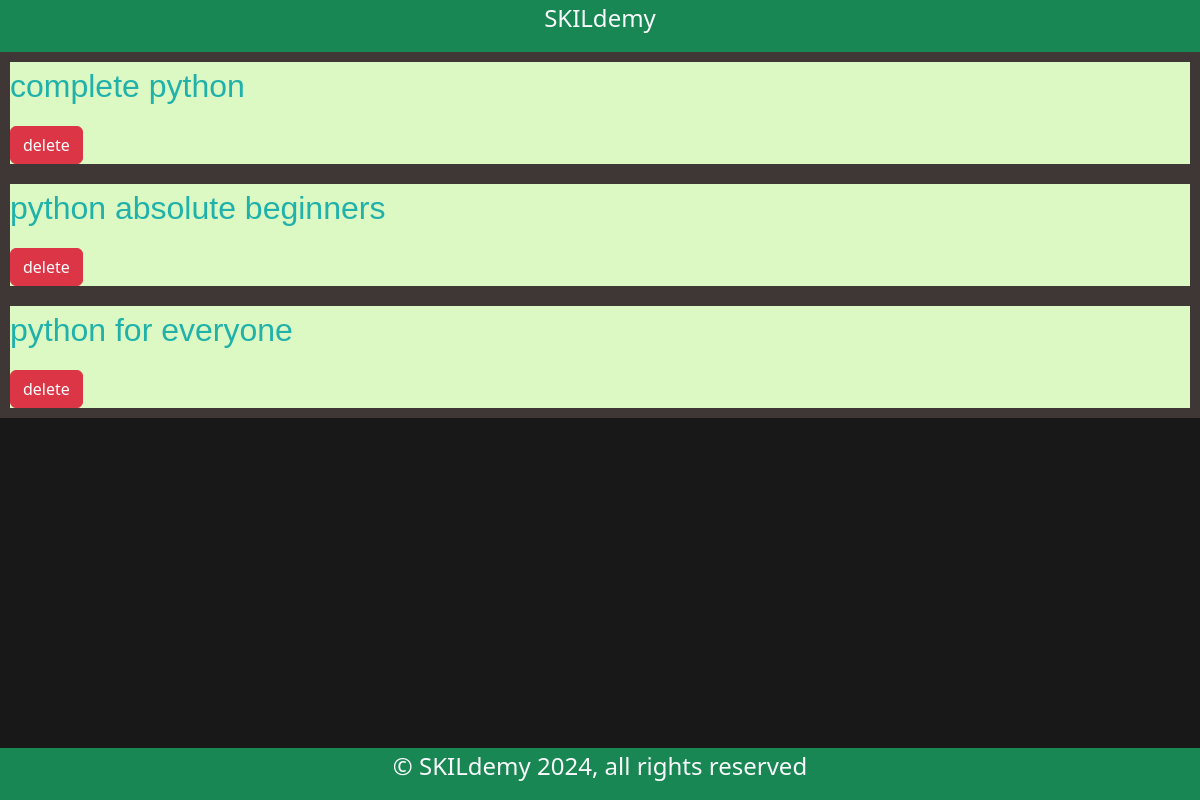
Page /cs_avail on the committed database.
### learning_platform/models/models.py (models this page shows, shortened)
class Course(db.Model):
    __tablename__ = "course"
    id = db.Column(
        db.String(36),
        primary_key=True,
        default=lambda: str(
            uuid.uuid4()))
    name = db.Column(db.String(80), nullable=False)
    course_creator = db.Column(db.String(100), nullable=True)
    description = db.Column(db.String(250), nullable=False)
    price = db.Column(db.Numeric(10, 2), nullable=False)
    rate = db.Column(db.Numeric(10, 2), nullable=False, default=1.00)
    enrolled_at = db.Column(db.DateTime(timezone=True), default=func.now())
    updated_at = db.Column(db.DateTime(timezone=True), default=func.now())
    duration = db.Column(db.Integer, nullable=False, default=3)
    discount = db.Column(db.Integer, nullable=True)
    topics = db.relationship(
        'Topic',
        secondary=course_topics,
        lazy='subquery',
        backref=db.backref(
            'courses',
            lazy=True))
    trial_topics = db.relationship('SubTopic', backref='course', lazy='dynamic')
    time_task = db.relationship('TimeTask', backref='course', uselist=False)

### learning_platform/views/admin.py (the view)
@admin_bp.route('/cs_avail', methods=['GET', 'POST'])
def cs_avail():
    cst = Course.query.all()
    return render_template('content_management/delete_course.html', cst=cst)

### learning_platform/templates/content_management/delete_course.html (shortened to what this page needs)
<!DOCTYPE html>
<html lang="en">
<head>
    {% extends "base.html" %}
    {% block main %}
    {% for _item in cst|sort(attribute='name') %}
    <div style="
    background-color: rgb(220, 248, 195);
    margin-bottom: 25; border: 10px solid rgb(63, 54, 54);">
<p class="fs-2 text-start" style="color: lightseagreen;
    font-family: 'Lucida Sans', 'Lucida Sans Regular',
    'Lucida Grande', 'Lucida Sans Unicode', Geneva,
    Verdana, sans-serif;">
    {{ _item.name }}
</p>
            <a class="btn btn-danger" href="{{ url_for('admin.del_course', c_id=_item.id)}}">
                delete
            </a>
        </div>
    {% endfor %}
    {% endblock %}

### learning_platform/static/css/style.css (style rules this page uses)
body { background-color: rgb(23, 24, 23); }

### rows in the picture
Course: name "complete python"
Course: name "python absolute beginners"
Course: name "python for everyone"
